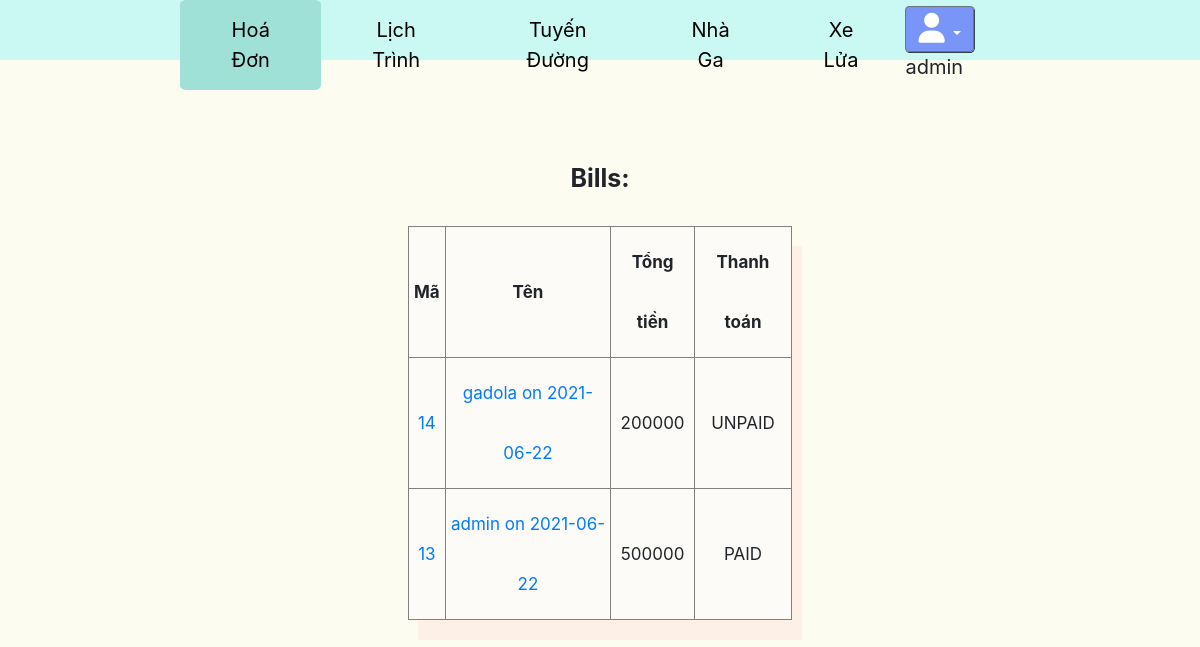
The app's page /bills/ (signed in) with its own data.
### core/models.py (models this page shows)
class Bill(models.Model):
    user = models.ForeignKey(User, on_delete = models.CASCADE)
    date = models.DateField(auto_now_add = True)
    total = models.IntegerField(default=100000)
    status = models.CharField(choices = STATUS_BILL_CHOICE, default="UNPAID", max_length=10)
    def __str__(self) -> str:
        return self.user.username + " on " + str(self.date)

### core/views.py (the view)
# urls.py: path('bills/', views.get_bill , name='bills'),
@staff_member_required
def get_bill(request):
    bills = Bill.objects.all().order_by('-status','-date')
    context = {
        'bills':bills,
    }
    return render(request,'core/bills.html',context)

### core/templates/core/bills.html (shortened to what this page needs)
{% extends 'core/base_manage.html' %} {% load static %} {% block head %}
<link rel="stylesheet" href="{% static 'css/RTT.css' %}" />
{% endblock head %} {% block contain %}
<div class="main">
  <fieldset>
    <legend id="myLegend">Bills:</legend>
    <table border="1px solid gray">
      <tr border="1px solid gray">
        <th style="padding: 5px">Mã</th>
        <th style="padding: 5px">Tên</th>
        <th style="padding: 5px">Tổng tiền</th>
        <th style="padding: 5px">Thanh toán</th>
      </tr>
      {% for bill in bills %}
      <tr border="1px solid gray">
        <td style="padding: 5px">
          <a href="{% url 'detail_bill' bill.id%}">{{bill.id}}</a>
        </td>
        <td style="padding: 5px">
          <a href="{% url 'detail_bill' bill.id%}">{{bill}}</a>
        </td>
        <td>{{bill.total}}</td>
        <td>{{bill.status}}</td>
      </tr>
      {% endfor %}
    </table>
  </fieldset>
</div>
{% endblock contain %}

### core/templates/core/base_manage.html (shortened to what this page needs)
{% load static %}
<!DOCTYPE html>
<html lang="en">
  <head>
    <link
      rel="stylesheet"
      href="https://stackpath.bootstrapcdn.com/bootstrap/4.3.1/css/bootstrap.min.css"
    />
    <link rel="stylesheet" href="{% static 'css/base1.css' %}" />
    {% block head %} {% endblock head %}
  </head>
  <body>
    <header>
      <div class="container_header">
        <div class="container_menu">
          <ul class="menu_header">
            <li class="item_header"><a href="{% url 'bills' %}">Hoá Đơn</a></li>
            <li class="item_header">
              <a href="{% url 'schedules' %}">Lịch Trình</a>
            </li>
            <li class="item_header">
              <a href="{% url 'routes' %}">Tuyến Đường</a>
            </li>
            <li class="item_header">
              <a href="{% url 'stations' %}">Nhà Ga</a>
            </li>
            <li class="item_header"><a href="{% url 'trains' %}">Xe Lửa</a></li>
          </ul>
        </div>
        {% if user.username %}
        <div class="contain_login">
          <div class="dropdown open">
            <button
              class="btn btn-secondary dropdown-toggle btnProfile"
              type="button"
              id="triggerId"
              data-toggle="dropdown"
              aria-haspopup="true"
              aria-expanded="false"
            >
              <i class="fas fa-user userSize"></i>
            </button>
            <span>{{user.username}}</span>
          </div>
        </div>
        {% else %}
        <a href="{% url 'login' %}">Login</a>
        {% endif %}
      </div>
    </header>
    {% block contain %}{% endblock contain %}
  </body>
</html>

### static/css/base1.css (style rules this page uses)
.activePage { background-color: #9fe0d7; }
.activePage a { color: blue; }
* { margin: 0; padding: 0; box-sizing: border-box; }
body { max-width: 100vw; max-height: 100vh; background: #fdfcf0; }
header { height: 60px; background: #caf8f3; }
header .container_header { width: 70%; margin: auto; display: flex; justify-content: space-between; }
header .container_header .container_menu { text-align: center; }
header .container_header .container_menu .menu_header { display: flex; justify-content: space-between; }
header .container_header .container_menu .menu_header .item_header { font-size: 20px; list-style: none; padding: 15px 40px; transition: 0.7s; border-radius: 5%; }
header .container_header .container_menu .menu_header .item_header a { color: black; text-decoration: none; transition: 0.5s; }
header .container_header .contain_login { padding-top: 6px; font-size: 20px; }
header .container_header .contain_login div .btnProfile { background: rgba(0, 0, 255, 0.4); -webkit-box-shadow: black 0.5px 0.5px 0.5px 0.2px; box-shadow: black 0.5px 0.5px 0.5px 0.2px; }
header .container_header .contain_login div .btnProfile .userSize { font-size: 30px; }

### static/css/RTT.css (style rules this page uses)
* { margin: 0; padding: 0; box-sizing: border-box; }
.main { width: 80%; margin: auto; text-align: center; margin-top: 50px; }
.main legend { font-size: 25px; font-weight: bold; padding: 50px 0 20px 0; }
.main table { width: 40%; margin: auto; background-color: #fcfbf7; box-shadow: 10px 20px #fcf0e7; }
.main table th, .main table td { line-height: 60px; font-size: 17px; }

### records on screen
Bill: id "14", user+date "gadola on 2021-06-22", total "200000", status "UNPAID"
Bill: id "13", user+date "admin on 2021-06-22", total "500000", status "PAID"

### other values on screen
{{ user.username }} "admin"
